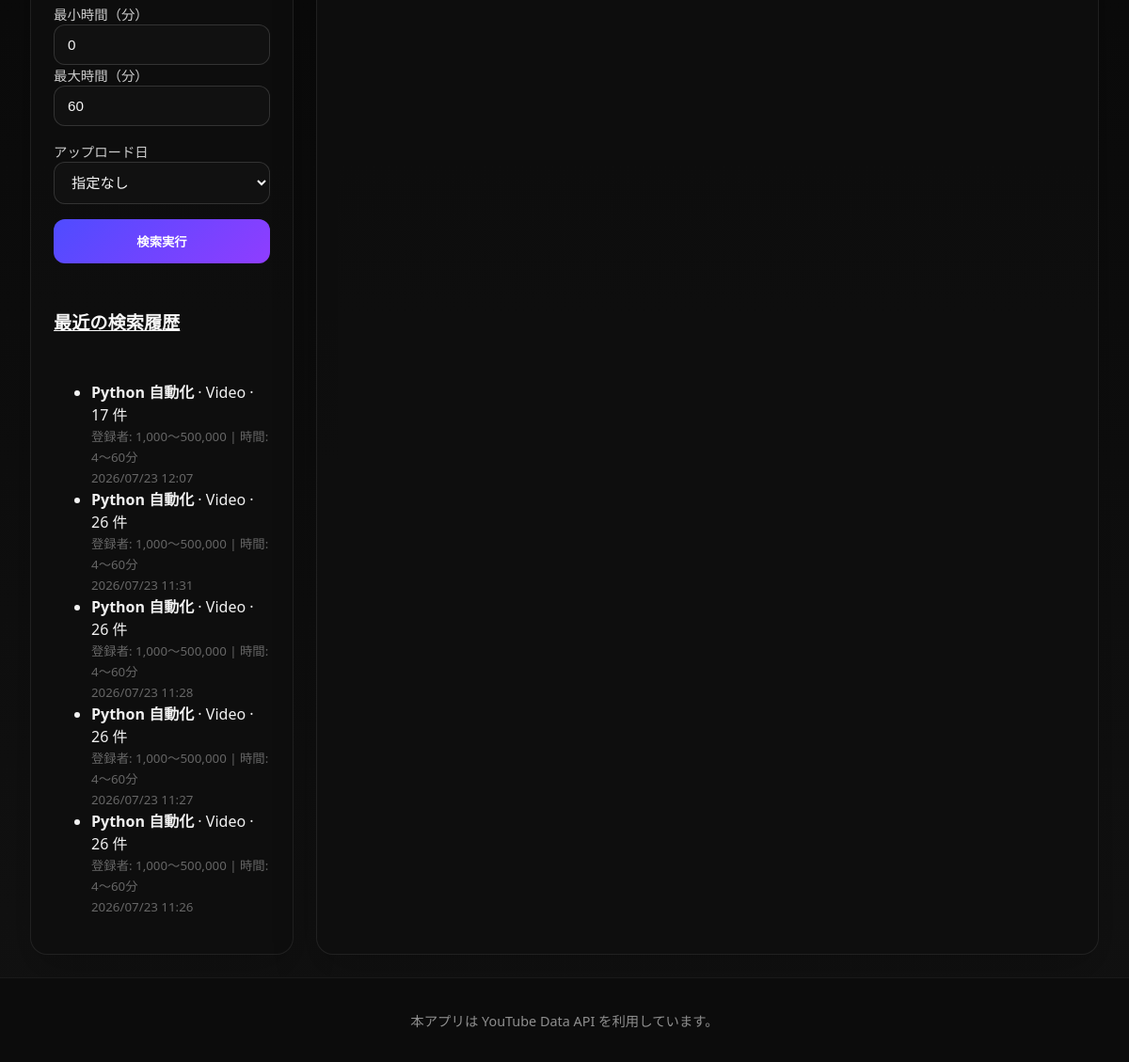
Before: / (signed in, lower part) with the older database file.
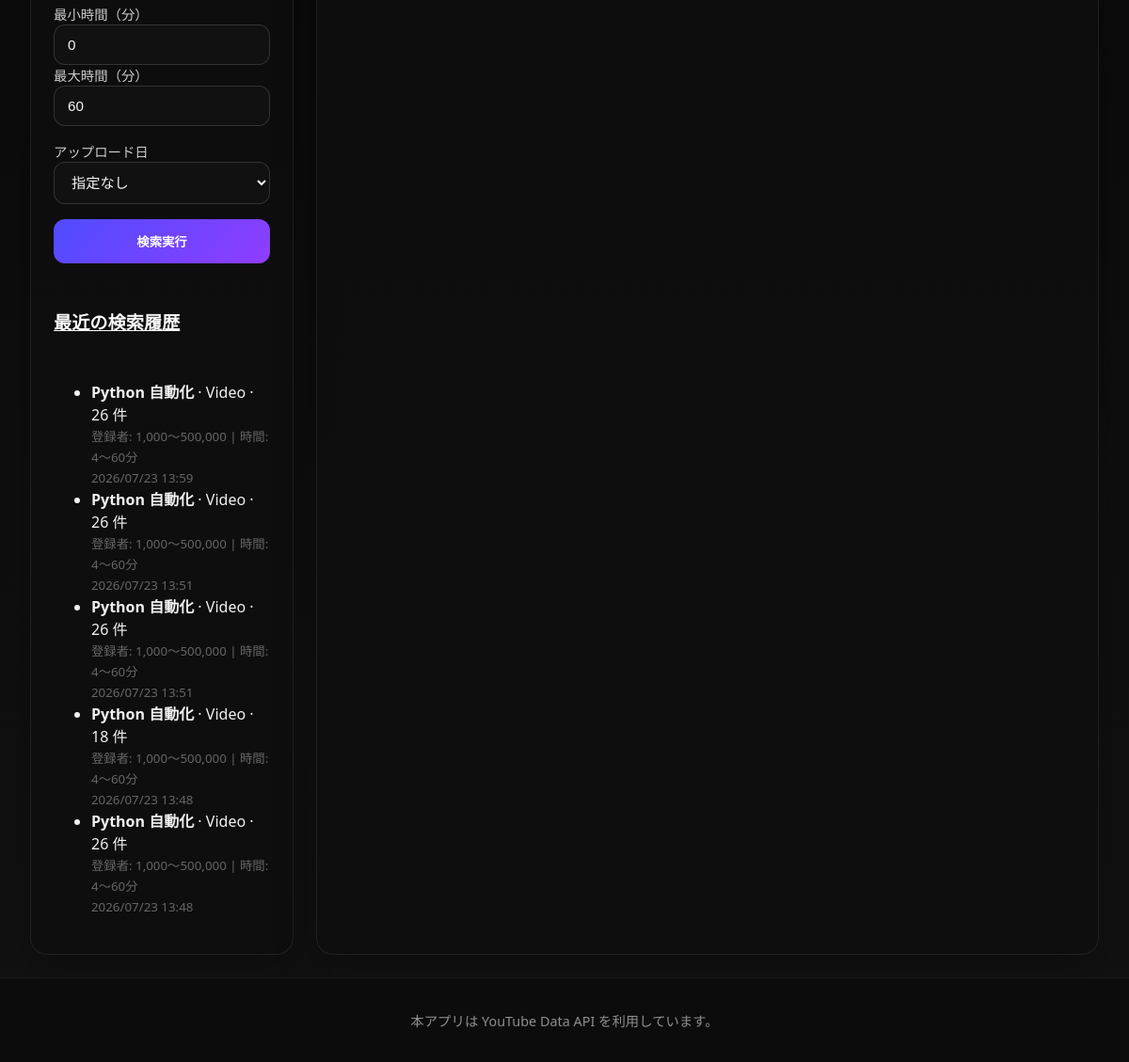
After: the same page with the newer database file.
### youtube_app/models.py (models this page shows, shortened)
class SearchHistory(models.Model):
    target = models.CharField(max_length=16, default='video')
    query = models.CharField(max_length=255)
    order = models.CharField(max_length=32, default='viewCount')
    lower_threshold = models.PositiveIntegerField(default=100000)
    upper_threshold = models.PositiveIntegerField(default=500000)
    min_duration = models.PositiveIntegerField(default=0)
    max_duration = models.PositiveIntegerField(default=60)
    date_option = models.CharField(max_length=16, default='none')
    results_count = models.PositiveIntegerField(default=0)
    created_at = models.DateTimeField(auto_now_add=True)
    user = models.ForeignKey(User, on_delete=models.CASCADE, related_name='search_histories', null=True, blank=True)
    class Meta:
        ordering = ['-created_at']

### youtube_app/views.py (the view, shortened to what this page needs)
# urls.py: path('', views.search_view, name='search'),
def search_view(request):
    if not request.GET and 'last_search_params' in request.session:
        saved_params = request.session['last_search_params']
        context = get_query_parameters(request) # デフォルト値で初期化
        context.update(saved_params)            # 保存されていた値で上書き
    else:
        context = get_query_parameters(request)
    context['base_query_string'] = build_query_string_without_select(request)
    context['is_video_mode'] = context['target'] == 'video'
    context['results'] = []
    context['error_message'] = ''
    favorite_lists = []
    if request.user.is_authenticated:
        for i in range(1, 6):
            obj, created = FavoriteList.objects.get_or_create(
                user=request.user, index=i,
                defaults={'name': f'リスト {i}'}
            )
            favorite_lists.append(obj)
    context['favorite_lists'] = favorite_lists
    context['recent_history'] = SearchHistory.objects.filter(user=request.user)[:5] if request.user.is_authenticated else []
    return render(request, 'youtube_app/search.html', context)

### youtube_app/views.py (called while the page is built)
def get_query_parameters(request: HttpRequest) -> dict:
    return {
        'target': request.GET.get('target', 'video'),
        'query': request.GET.get('query', 'Python 自動化'),
        'order': request.GET.get('order', 'viewCount'),
        'lower_threshold': int(request.GET.get('lower_threshold', 100000) or 100000),
        'upper_threshold': int(request.GET.get('upper_threshold', 500000) or 500000),
        'min_duration': int(request.GET.get('min_duration', 0) or 0),
        'max_duration': int(request.GET.get('max_duration', 60) or 60),
        'date_option': request.GET.get('date_option', 'none'),
        'selected_video_id': request.GET.get('select', ''),
    }

def build_query_string_without_select(request):
    params = request.GET.copy()
    params.pop('select', None)
    return params.urlencode()

### youtube_app/templates/youtube_app/search.html (shortened to what this page needs)
{% load static humanize %}
<!DOCTYPE html>
<html lang="ja">
<head>
    <link rel="stylesheet" href="{% static 'youtube_app/style.css' %}">
</head>
<body>
    <div class="page-shell">
        <main class="layout-grid">
            <section class="panel sidebar-panel">
                <div class="panel-card">
                    <form method="get" class="search-form">
                        <div class="field-group columns-2 video-filter">
                            <div>
                                <label for="min_duration">最小時間（分）</label>
                                <input id="min_duration" name="min_duration" type="number" min="0" value="{{ min_duration }}">
                            </div>
                            <div>
                                <label for="max_duration">最大時間（分）</label>
                                <input id="max_duration" name="max_duration" type="number" min="0" value="{{ max_duration }}">
                            </div>
                        </div>
                        <div class="field-group video-filter">
                            <label for="date_option">アップロード日</label>
                            <select id="date_option" name="date_option">
                                <option value="none" {% if date_option == 'none' %}selected{% endif %}>指定なし</option>
                            </select>
                        </div>
                        <div class="actions">
                            <button type="submit" class="primary-button">検索実行</button>
                        </div>
                    </form>
                </div>
                <div class="panel-card history-panel">
                    <h2><a href="{% url 'youtube_app:history' %}" style="color: inherit; text-decoration: underline;">最近の検索履歴</a></h2>
                    {% if recent_history %}
                        <ul class="history-list">
                            {% for history in recent_history %}
                                <li>
                                    <strong>{{ history.query }}</strong> · {{ history.target|title }} · {{ history.results_count }} 件<br>
                                    <small style="color: #666;">
                                        登録者: {{ history.lower_threshold|intcomma }}〜{{ history.upper_threshold|intcomma }}
                                        {% if history.target == 'video' %}| 時間: {{ history.min_duration }}〜{{ history.max_duration }}分{% endif %}<br>
                                        {{ history.created_at|date:'Y/m/d H:i' }}
                                    </small>
                                </li>
                            {% endfor %}
                        </ul>
                    {% else %}
                        <div class="message info">検索履歴はまだありません。</div>
                    {% endif %}
                </div>
            </section>
            <section class="panel results-panel">
            </section>
        </main>
        <footer class="app-footer">
            <p>本アプリは YouTube Data API を利用しています。</p>
        </footer>
    </div>
</body>
</html>

Changed rows visible on the page:
no longer on this page (row unchanged): SearchHistory: query "Python 自動化", target "Video", results_count "17", lower_threshold "1,000", upper_threshold "500,000", min_duration "4", max_duration "60", created_at "2026/07/23 12:07"
no longer on this page (row unchanged): SearchHistory: query "Python 自動化", target "Video", results_count "26", lower_threshold "1,000", upper_threshold "500,000", min_duration "4", max_duration "60", created_at "2026/07/23 11:31"
no longer on this page (row unchanged): SearchHistory: query "Python 自動化", target "Video", results_count "26", lower_threshold "1,000", upper_threshold "500,000", min_duration "4", max_duration "60", created_at "2026/07/23 11:28"
no longer on this page (row unchanged): SearchHistory: query "Python 自動化", target "Video", results_count "26", lower_threshold "1,000", upper_threshold "500,000", min_duration "4", max_duration "60", created_at "2026/07/23 11:27"
no longer on this page (row unchanged): SearchHistory: query "Python 自動化", target "Video", results_count "26", lower_threshold "1,000", upper_threshold "500,000", min_duration "4", max_duration "60", created_at "2026/07/23 11:26"
added SearchHistory: query "Python 自動化", target "Video", results_count "26", lower_threshold "1,000", upper_threshold "500,000", min_duration "4", max_duration "60", created_at "2026/07/23 13:59"
added SearchHistory: query "Python 自動化", target "Video", results_count "26", lower_threshold "1,000", upper_threshold "500,000", min_duration "4", max_duration "60", created_at "2026/07/23 13:51"
added SearchHistory: query "Python 自動化", target "Video", results_count "26", lower_threshold "1,000", upper_threshold "500,000", min_duration "4", max_duration "60", created_at "2026/07/23 13:51"
added SearchHistory: query "Python 自動化", target "Video", results_count "18", lower_threshold "1,000", upper_threshold "500,000", min_duration "4", max_duration "60", created_at "2026/07/23 13:48"
added SearchHistory: query "Python 自動化", target "Video", results_count "26", lower_threshold "1,000", upper_threshold "500,000", min_duration "4", max_duration "60", created_at "2026/07/23 13:48"
